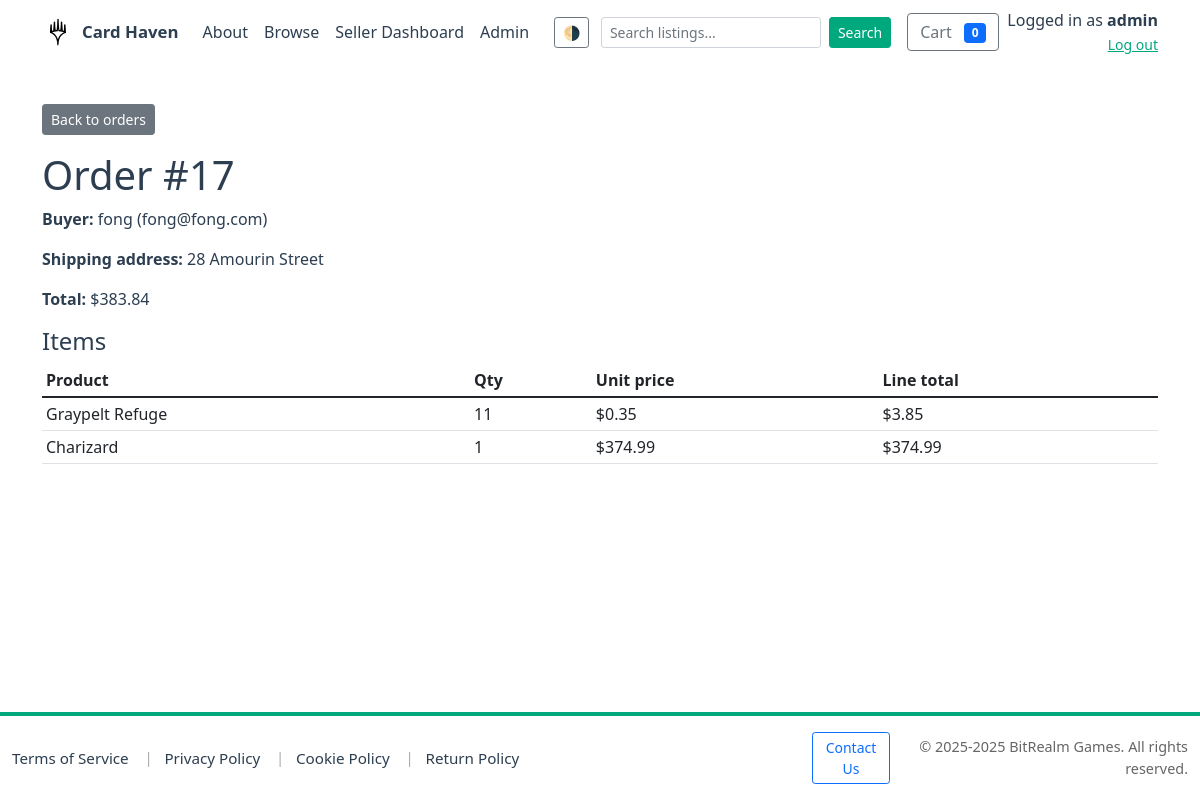
Page /admin/orders/17 (signed in) on the committed database.
### models.py (models this page shows, shortened)
class User(db.Model):
    __tablename__ = 'users'
    id = db.Column(db.Integer, primary_key=True)
    username = db.Column(db.String(150), unique=True, nullable=False)
    email = db.Column(db.String(255), unique=True, nullable=False)
    password_hash = db.Column(db.String(255), nullable=False)
    is_admin = db.Column(db.Boolean, default=False)
    is_seller = db.Column(db.Boolean, default=False)
    business_name = db.Column(db.String(255))
    seller_description = db.Column(db.Text)
    rating = db.Column(db.Float, default=0.0)
    total_sales = db.Column(db.Integer, default=0)
    logo_url = db.Column(db.String(512))
    created_at = db.Column(db.DateTime, default=datetime.utcnow)
    products = db.relationship('Product', back_populates='seller', lazy='dynamic')
    orders = db.relationship('Order', back_populates='buyer', lazy='dynamic')

class Order(db.Model):
    __tablename__ = 'orders'
    id = db.Column(db.Integer, primary_key=True)
    buyer_id = db.Column(db.Integer, db.ForeignKey('users.id'), nullable=True)
    buyer_name = db.Column(db.String(255))
    buyer_email = db.Column(db.String(255))
    shipping_address = db.Column(db.Text)
    status = db.Column(db.String(50), default='pending')
    total = db.Column(db.Float, nullable=False, default=0.0)
    created_at = db.Column(db.DateTime, default=datetime.utcnow)
    buyer = db.relationship('User', back_populates='orders')
    items = db.relationship('OrderItem', back_populates='order', cascade='all, delete-orphan', lazy='dynamic')

class OrderItem(db.Model):
    __tablename__ = 'order_items'
    id = db.Column(db.Integer, primary_key=True)
    order_id = db.Column(db.Integer, db.ForeignKey('orders.id'), nullable=False)
    product_id = db.Column(db.Integer, db.ForeignKey('products.id'), nullable=False)
    quantity = db.Column(db.Integer, nullable=False)
    unit_price = db.Column(db.Float, nullable=False)
    order = db.relationship('Order', back_populates='items')
    product = db.relationship('Product', back_populates='order_items')

class Product(db.Model):
    __tablename__ = 'products'
    id = db.Column(db.Integer, primary_key=True)
    seller_id = db.Column(db.Integer, db.ForeignKey('users.id'), nullable=True)
    title = db.Column(db.String(255), nullable=False)
    description = db.Column(db.Text)
    price = db.Column(db.Float, nullable=False)
    stock = db.Column(db.BigInteger)
    image_url = db.Column(db.String(1024))
    created_at = db.Column(db.DateTime, default=datetime.utcnow)
    is_active = db.Column(db.Boolean, default=True)
    category_id = db.Column(db.Integer, db.ForeignKey('categories.id'), nullable=True)
    rating = db.Column(db.Float, default=0.0)
    seller = db.relationship('User', back_populates='products')
    category = db.relationship('Category', back_populates='legacy_products')
    categories = db.relationship('Category', secondary=product_categories, back_populates='products', lazy='dynamic')
    order_items = db.relationship('OrderItem', back_populates='product', lazy='dynamic')

### app.py (the view)
@app.route('/admin/orders/<int:order_id>')
@admin_required
def admin_order_detail(order_id):
    conn = get_db_connection()
    cur = conn.cursor()
    cur.execute("SELECT * FROM orders WHERE id = ?", (order_id,))
    order = cur.fetchone()
    if not order:
        conn.close()
        flash("Order not found.")
        return redirect(url_for('admin_orders'))
    cur.execute("SELECT oi.quantity, oi.unit_price, p.title FROM order_items oi JOIN products p ON oi.product_id = p.id WHERE oi.order_id = ?", (order_id,))
    items = cur.fetchall()
    conn.close()
    return render_template('admin/order_detail.html', order=order, items=items)

### app.py (called while the page is built)
def get_db_connection(path=DB_PATH):
    conn = sqlite3.connect(path)
    conn.row_factory = sqlite3.Row
    conn.execute("PRAGMA foreign_keys = ON;")
    try:
        cur = conn.cursor()
        cur.execute("PRAGMA table_info(products)")
        cols = [r['name'] for r in cur.fetchall()]
        if 'is_active' not in cols:
            try:
                cur.execute("ALTER TABLE products ADD COLUMN is_active INTEGER NOT NULL DEFAULT 1")
                conn.commit()
            except Exception:
                pass
    except Exception:
        pass
    return conn

@app.after_request
def set_security_headers(response):
    response.headers.setdefault('X-Frame-Options', 'SAMEORIGIN')
    response.headers.setdefault('X-Content-Type-Options', 'nosniff')
    response.headers.setdefault('Referrer-Policy', 'no-referrer-when-downgrade')
    if 'SSL_ENABLED' in globals() and SSL_ENABLED:
        response.headers.setdefault('Strict-Transport-Security', 'max-age=63072000; includeSubDomains; preload')
    return response

def admin_required(f):
    @wraps(f)
    def decorated(*args, **kwargs):
        uid = session.get('user_id')
        if not uid:
            return redirect(url_for('login', next=request.path))
        conn = get_db_connection()
        cur = conn.cursor()
        cur.execute("SELECT username, is_admin FROM users WHERE id = ?", (uid,))
        u = cur.fetchone()
        conn.close()
        allowed_admin_username = 'Bean'
        has_name_match = bool(u and u['username'] and u['username'].strip().lower() == allowed_admin_username.strip().lower())
        has_admin_flag = bool(u and u['is_admin'])
        if not (has_name_match or has_admin_flag):
            flash("Admin access required.")
            return redirect(url_for('index'))
        return f(*args, **kwargs)
    return decorated

### templates/admin/order_detail.html (shortened to what this page needs)
<!doctype html>
<html lang="en">
<head>
  {% include 'head_includes.html' %}
</head>
<body>
  {% include 'navbar.html' %}
  <div class="container my-4">
    <a href="{{ url_for('admin_orders') }}" class="btn btn-sm btn-secondary mb-3">Back to orders</a>
    <h1>Order #{{ order['id'] }}</h1>
    <p><strong>Buyer:</strong> {{ order['buyer_name'] }} ({{ order['buyer_email'] }})</p>
    <p><strong>Shipping address:</strong> {{ order['shipping_address'] }}</p>
    <p><strong>Total:</strong> ${{ '%.2f'|format(order['total']) }}</p>
    <h4 class="mt-3">Items</h4>
    <table class="table table-sm">
      <thead>
        <tr><th>Product</th><th>Qty</th><th>Unit price</th><th>Line total</th></tr>
      </thead>
      <tbody>
        {% for it in items %}
          <tr>
            <td>{{ it['title'] }}</td>
            <td>{{ it['quantity'] }}</td>
            <td>${{ '%.2f'|format(it['unit_price']) }}</td>
            <td>${{ '%.2f'|format(it['unit_price'] * it['quantity']) }}</td>
          </tr>
        {% endfor %}
      </tbody>
    </table>
  </div>
  {% include 'footer.html' %}
</body>
</html>

### templates/navbar.html (shortened to what this page needs)
<nav class="navbar navbar-expand-lg mb-3 site-navbar" aria-label="Main navigation">
  <div class="container">
    <a class="navbar-brand d-flex align-items-center" href="{{ url_for('index') }}">
  <img id="site-logo" src="{{ url_for('static', filename='img/logo.svg') }}" alt="Card Haven logo" height="32" class="me-2 site-logo" style="width:auto;" title="Card Haven">
  <span>Card Haven</span>
    </a>
    <div class="collapse navbar-collapse" id="mainNav">
        <ul class="navbar-nav me-auto mb-2 mb-lg-0">
          <li class="nav-item"><a class="nav-link" href="/about">About</a></li>
        <li class="nav-item"><a class="nav-link" href="/products">Browse</a></li>
        {% if current_user_is_seller %}
          <li class="nav-item"><a class="nav-link" href="{{ url_for('seller_dashboard') }}">Seller Dashboard</a></li>
        {% endif %}
        {% if current_user_is_admin %}
          <li class="nav-item"><a class="nav-link" href="{{ url_for('admin_index') }}">Admin</a></li>
        {% endif %}
      </ul>
  <div class="d-none d-lg-flex align-items-center gap-2 navbar-right">
        <button id="theme-toggle" class="btn btn-sm btn-outline-secondary me-1" title="Toggle theme" onclick="toggleTheme()">🌗</button>
        <form class="d-none d-lg-flex align-items-center me-2" action="{{ url_for('products') }}" method="get">
          <input name="search" class="form-control form-control-sm me-2" type="search" placeholder="Search listings..." aria-label="Search" value="{{ request.args.get('search','') }}">
          <button class="btn btn-sm btn-primary" type="submit">Search</button>
        </form>
        <a href="{{ url_for('cart_view') }}" class="btn btn-outline-secondary position-relative">
          Cart <span id="cart-count" class="badge bg-primary ms-2">0</span>
        </a>
        {% if session.get('user_id') %}
          <div class="text-end user-info mt-2 mt-lg-0">
            <div>Logged in as <strong>{{ session.get('username') }}</strong></div>
            <a href="{{ url_for('logout') }}" class="small">Log out</a>
          </div>
        {% else %}
          <div class="auth-buttons d-flex gap-1 mt-2 mt-lg-0">
            <a href="{{ url_for('login') }}" class="btn btn-sm btn-outline-primary">Login</a>
            <a href="{{ url_for('register') }}" class="btn btn-sm btn-primary">Register</a>
          </div>
        {% endif %}
      </div>
    </div>
  </div>
</nav>
<main class="site-content">

### static/css/theme.css (style rules this page uses)
:root { --bg: #ffffff; --surface: #ffffff; --text: #2c3e50; --muted: #666666; --primary: #00a87e; --accent: #007b60; --card-shadow: rgba(0,0,0,0.06); }
body, .card, .listing-card, .profile-header, .seller-header { transition: background-color 180ms ease, color 180ms ease, box-shadow 180ms ease; }
body { background: var(--bg); color: var(--text); }
a { color: var(--primary); }
.navbar, .card, .listing-card, .profile-header { background: var(--surface); }
.btn-primary { background-color: var(--primary, var(--primary-color, #00a87e)) !important; border-color: var(--primary, var(--primary-color, #00a87e)) !important; color: #fff !important; }
.site-navbar .navbar-brand, .site-navbar .navbar-brand span, .site-navbar .navbar-brand a { color: var(--text) !important; }

### templates/navbar.html (style rules this page uses)
.navbar-brand img { height: 32px; width: auto; display: inline-block; vertical-align: middle; }
.site-navbar { background: var(--surface) !important; }
.site-navbar .nav-link { color: var(--text) !important; }
.site-navbar .navbar-brand span { font-size: 1.05rem; font-weight: 600; }
.site-navbar .form-control { min-width: 0; }

### templates/footer.html (style rules this page uses)
html, body { height: 100%; }
body { display: flex; flex-direction: column; min-height: 100vh; }
.site-content { flex: 1 0 auto; }

### rows in the picture
User: get "admin"
Order: id "17", buyer_name "fong", buyer_email "fong@fong.com", shipping_address "28 Amourin Street", total "383.84"
OrderItem: title "Graypelt Refuge", quantity "11", unit_price "0.35", it['unit_price']*it['quantity'] "3.85"
OrderItem: title "Charizard", quantity "1", unit_price "374.99", it['unit_price']*it['quantity'] "374.99"
